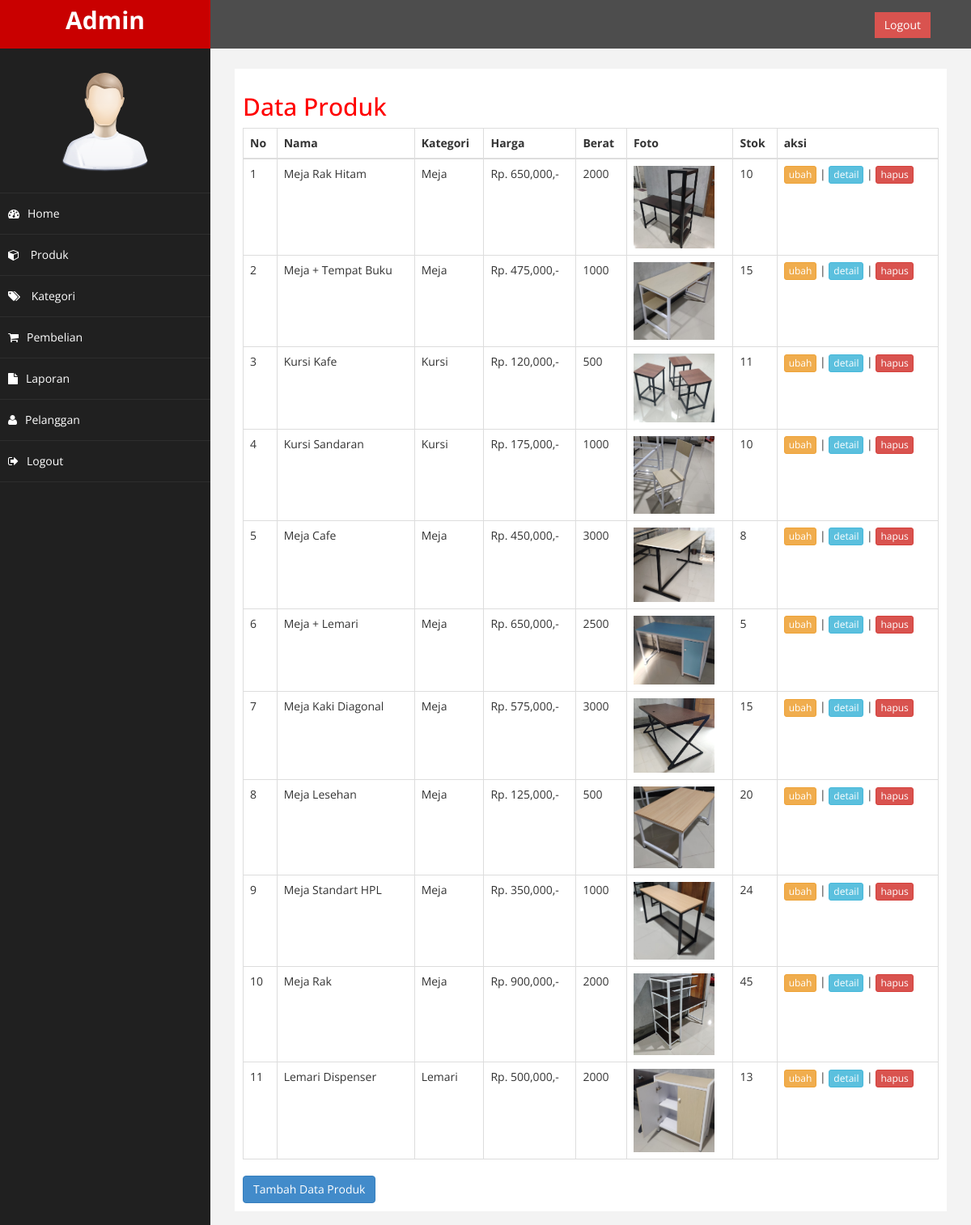
Screenshot of /admin/index.php?halaman=produk (signed in) with the database file from the repository.
### tables this page shows
CREATE TABLE `produk` (
  `id_produk` int(11) NOT NULL,
  `id_kategori` int(5) NOT NULL,
  `nama_produk` varchar(100) NOT NULL,
  `harga_produk` int(11) NOT NULL,
  `berat_produk` int(11) NOT NULL,
  `foto_produk` varchar(100) NOT NULL,
  `deskripsi_produk` text NOT NULL,
  `stok_produk` int(5) NOT NULL
);

CREATE TABLE `kategori` (
  `id_kategori` int(5) NOT NULL,
  `nama_kategori` varchar(100) NOT NULL
);

### admin/produk.php (the view)
<h2>Data Produk</h2>
<table class="table table-bordered">
	<thead>
		<tr>
		<th>No</th>
		<th>Nama</th>
		<th>Kategori</th>
		<th>Harga</th>
		<th>Berat</th>
		<th>Foto</th>
		<th>Stok</th>
		<th>aksi</th>
		</tr>
	</thead>
	<tbody>
		<?php $no=1; ?>
		<?php $ambil = $koneksi->query("SELECT * FROM produk LEFT JOIN kategori ON produk.id_kategori=kategori.id_kategori") ?>
		<?php while($pecah = $ambil->fetch_assoc()): ?>
		<tr>
			<td><?= $no; ?></td>
			<td><?= $pecah["nama_produk"]; ?></td>
			<td><?= $pecah['nama_kategori']; ?></td>
			<td>Rp. <?= number_format($pecah["harga_produk"]); ?>,-</td>
			<td><?= $pecah["berat_produk"]; ?></td>
			<td>
				<img src="../foto_produk/<?= $pecah["foto_produk"]; ?>" width="100">
			</td>
			<td><?= $pecah['stok_produk']; ?></td>
			<td>
				<a href="index.php?halaman=ubahproduk&id=<?= $pecah['id_produk']; ?>" class="btn btn-warning btn-xs">ubah</a> |
				<a href="index.php?halaman=detailproduk&id=<?= $pecah['id_produk']; ?>" class="btn btn-info btn-xs">detail</a> |
				<a href="index.php?halaman=hapusproduk&id=<?= $pecah['id_produk']; ?>" onclick="return confirm('Yakin akan menghapus data?')" class="btn btn-danger btn-xs">hapus</a>
			</td>
		</tr>
		<?php $no++; ?>
		<?php endwhile; ?>
	</tbody>
</table>
<a href="index.php?halaman=tambahproduk" class="btn btn-primary">Tambah Data Produk</a>

### admin/assets/css/custom.css (style rules this page uses)
body { font-family: 'Open Sans', sans-serif; }
h2 { color: #f00; }

### rows the page displays
produk: nama_produk "Meja Rak Hitam", id_kategori.nama_kategori "Meja", harga_produk "650,000", berat_produk "2000", foto_produk (picture), stok_produk "10"
produk: nama_produk "Meja + Tempat Buku", id_kategori.nama_kategori "Meja", harga_produk "475,000", berat_produk "1000", foto_produk (picture), stok_produk "15"
produk: nama_produk "Kursi Kafe", id_kategori.nama_kategori "Kursi", harga_produk "120,000", berat_produk "500", foto_produk (picture), stok_produk "11"
produk: nama_produk "Kursi Sandaran", id_kategori.nama_kategori "Kursi", harga_produk "175,000", berat_produk "1000", foto_produk (picture), stok_produk "10"
produk: nama_produk "Meja Cafe", id_kategori.nama_kategori "Meja", harga_produk "450,000", berat_produk "3000", foto_produk (picture), stok_produk "8"
produk: nama_produk "Meja + Lemari", id_kategori.nama_kategori "Meja", harga_produk "650,000", berat_produk "2500", foto_produk (picture), stok_produk "5"
produk: nama_produk "Meja Kaki Diagonal", id_kategori.nama_kategori "Meja", harga_produk "575,000", berat_produk "3000", foto_produk (picture), stok_produk "15"
produk: nama_produk "Meja Lesehan", id_kategori.nama_kategori "Meja", harga_produk "125,000", berat_produk "500", foto_produk (picture), stok_produk "20"
produk: nama_produk "Meja Standart HPL", id_kategori.nama_kategori "Meja", harga_produk "350,000", berat_produk "1000", foto_produk (picture), stok_produk "24"
produk: nama_produk "Meja Rak", id_kategori.nama_kategori "Meja", harga_produk "900,000", berat_produk "2000", foto_produk (picture), stok_produk "45"
produk: nama_produk "Lemari Dispenser", id_kategori.nama_kategori "Lemari", harga_produk "500,000", berat_produk "2000", foto_produk (picture), stok_produk "13"
